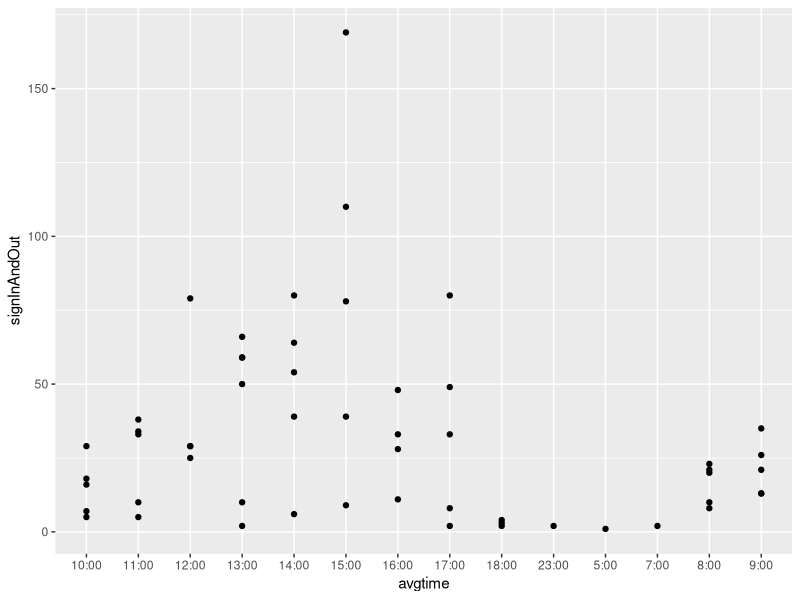

Generate this figure with R:
library(ggplot2)
library(dplyr)
library(tidyverse)

data <- read.csv("NewData/Visits-by-hour-and-day-of-the-week-list.csv")

dataframe <- data.frame(avgtime = data[, colnames(data) %in% c('Time')],
                        signInAndOut = data[, colnames(data) %in% c('sign.in.count')])

arrange(dataframe, avgtime)
print(dataframe)

#as.POSIXct(dataframe$avgtime, format="%m/%d/%Y %I:%M:%S%p")

ggplot(dataframe, aes(x = avgtime, y = signInAndOut)) +
  geom_point()

